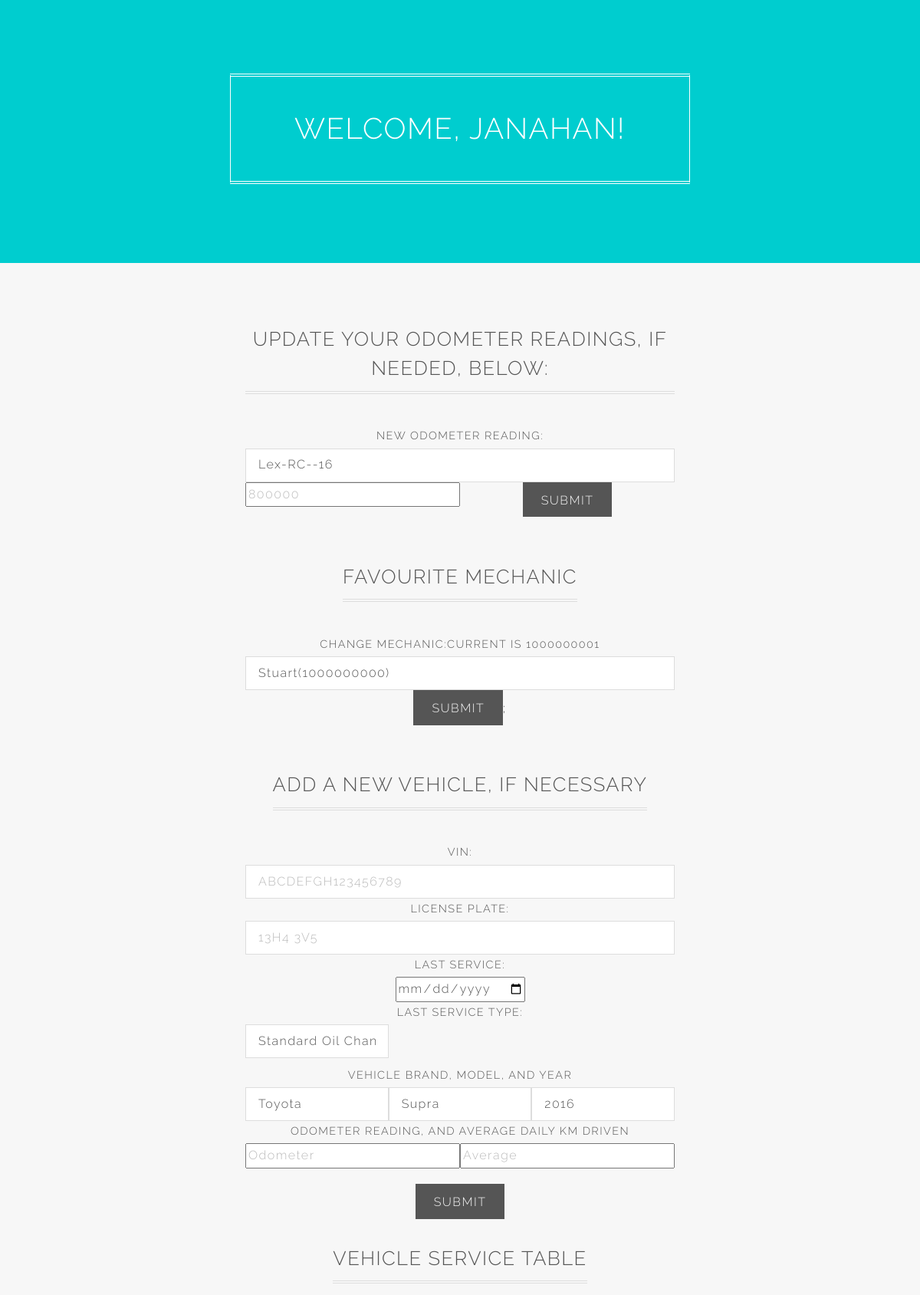
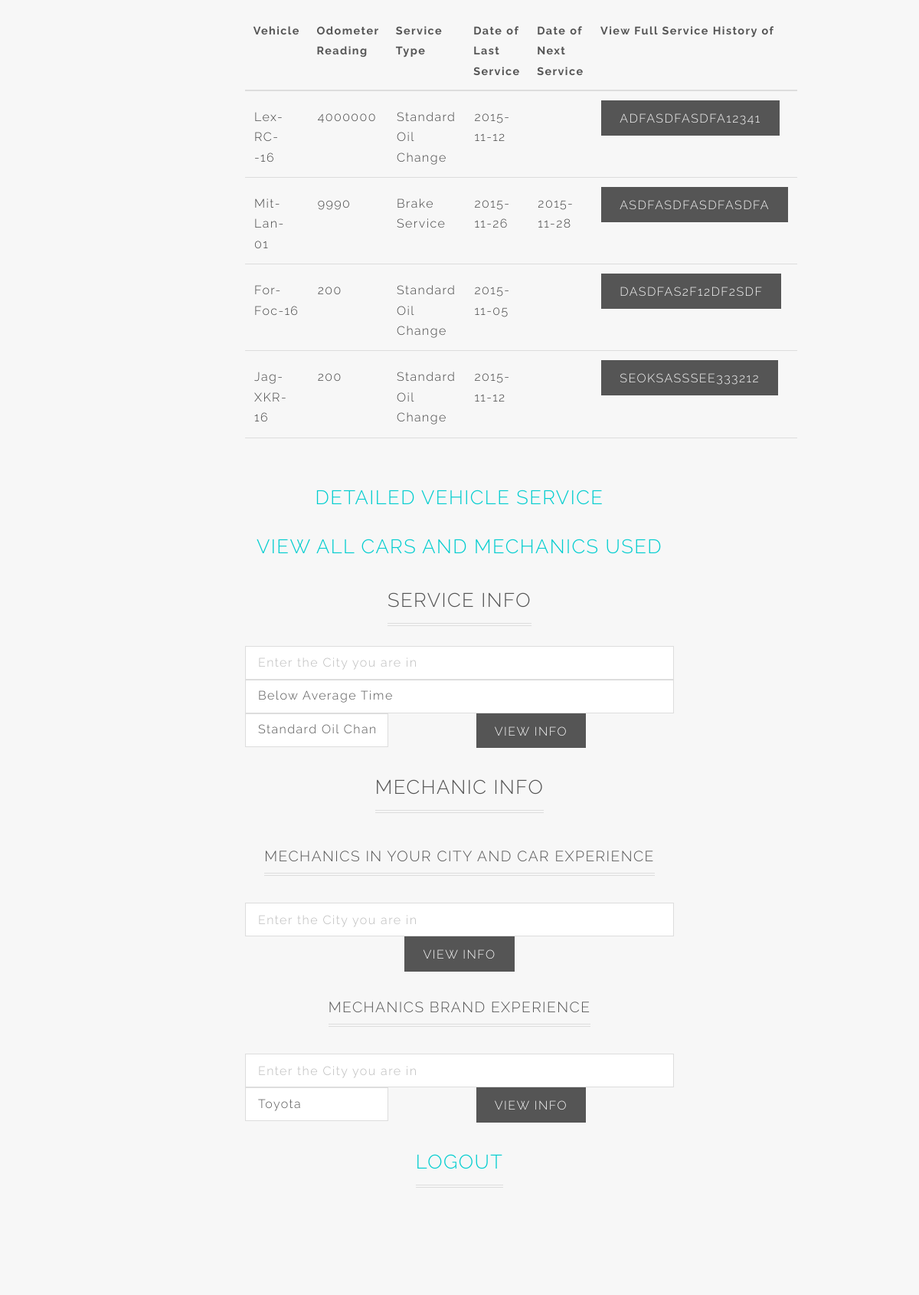
Screenshot of /DriverSignin.php (signed in, upper part) with the database file from the repository (2 pictures, top to bottom).
### tables this page shows
CREATE TABLE `driver` (
  `Driver_Id` int(9) NOT NULL,
  `Driver_Name` varchar(255) NOT NULL,
  `Email` varchar(255) NOT NULL,
  `Phone` varchar(15) NOT NULL,
  `Mechanic_Id` int(10) DEFAULT NULL,
  `Driver_PW` varchar(255) NOT NULL
);

CREATE TABLE `vehicle` (
  `Vehicle_Id` varchar(17) NOT NULL,
  `Driver_Id` int(9) NOT NULL,
  `Vehicle_No` varchar(25) NOT NULL,
  `Odometer_Reading` int(11) NOT NULL,
  `Odometer_Average` int(11) DEFAULT NULL,
  `Last_Service` date NOT NULL,
  `Next_Service` date DEFAULT NULL,
  `Service_Type` varchar(255) NOT NULL
);

### DriverSignin.php (the view, shortened to what this page needs)
<?php require_once('../config.php') ?>
<html>
	<head>
		<link rel="stylesheet" href="assets/css/main.css" />
	</head>
	<body>
	<section id="banner">
		<?php
			$id = (is_numeric($_SESSION["user"]) ? (int)$_SESSION["user"] : 0);
			$sql = "SELECT Driver_Name FROM driver WHERE Driver_Id = $id";
			$result = mysql_query($sql,$conn) or die(mysql_error());
			$row = mysql_fetch_array($result);
			$name = $row['Driver_Name'];
			echo "<h2>Welcome, $name!</h2>";
		?>
	</section>
	<section id="dInfo" class="wrapper style2 special">
		<div class="inner narrow">
			<header>
				<h2>Update your odometer readings, if needed, below: </h2>
			</header>
			<form method="post" action = "updateOdometer.php">
				<div class="form-control narrow">
					<label>New Odometer Reading: </label>
					<select id="VehicleId" name = "VehicleId">
						<?php
							$id = (is_numeric($_SESSION["user"]) ? (int)$_SESSION["user"] : 0);
							$sql="	SELECT Vehicle_Id,Vehicle_No,Odometer_Reading
									FROM Vehicle
									WHERE Driver_Id = $id;
							";
							$result=mysql_query($sql,$conn) or die(mysql_error());
							while ($row = mysql_fetch_array($result)){
								$VID =$row['Vehicle_Id'];
								$VNO =$row['Vehicle_No'];
    							echo "<option value=\"$VID\">$VNO </option>";
							}
						?>
						</select>
					<input id="newKM" name = "newKM" type = "number" placeholder=800000>
					<ul class="actions">
					<li><input value="Submit" type="submit"></li>
					</ul>
				</div>
			</form>
			<br>
		</div>
		<div class="inner narrow">
			<header>
				<h2>Favourite Mechanic</h2>
			</header>
			<form method="post" action = "updateMechanic.php">
				<div class="form-control narrow">
					<label>Change Mechanic:Current is
					<?php
						$id = (is_numeric($_SESSION["user"]) ? (int)$_SESSION["user"] : 0);
						$sql = "SELECT Mechanic_Id FROM driver WHERE Driver_Id = $id";
						$result=mysql_query($sql,$conn) or die(mysql_error());
						while ($row = mysql_fetch_array($result)){
							$mechanic = $row['Mechanic_Id'];
							echo "$mechanic </label>";
						}
					?>
					<select id="MechanicId" name = "MechanicId">
						<?php
							$sql="	SELECT Mechanic_Id,Mechanic_Name
									FROM mechanic
							";
							$result=mysql_query($sql,$conn) or die(mysql_error());
							while ($row = mysql_fetch_array($result)){
								$MID =$row['Mechanic_Id'];
								$Mname =$row['Mechanic_Name'];
    							echo "<option value=\"$MID\">$Mname($MID) </option>";
							}
						?>
						</select>
					<ul class="actions">
						<li><input value="Submit" type="submit">;
					</ul>
				</div>
			</form>
			<br>
		</div>
		<div class="inner narrow">
			<header><h2>Add a new Vehicle, if necessary</h2></header>
				<form id="vehicleForm" method="post" action = "addVehicleValidation.php" enctype="multipart/form-data">
					<div class="form-control narrow">
					<label>VIN: </label>
					<input id="VID" name = "VID" type = "text" placeholder="ABCDEFGH123456789">
				</div>
				<div class="form-control narrow">
					<label>License plate: </label>
					<input id="VLicense" name = "VLicense" type = "text" placeholder="13H4 3V5">
				</div>
				<div class="form-control narrow">
					<label>Last Service: </label>
					<input id="VDate" name = "VDate" type = "date" placeholder="">
				</div>
				<div class="form-control narrow">
					<label>Last Service Type: </label>
					<select name="serviceType" id="serviceType" >
					<?php
						$xml = simplexml_load_file('Services.xml');
						foreach ($xml->Service as $item)
						{
								echo "<option value='".$item ."'>" . $item."</option>";
						}
					?>
					</select>
				</div>
				<br>
				<br>
				<div class="form-control narrow">
					<label>Vehicle Brand, Model, and Year</label>
					<select name="brand" id="brand">
						<?php
							$xml = simplexml_load_file('brand.xml');
							foreach ($xml->option as $item)
							{
   								echo "<option value='".$item ."'>" . $item."</option>";
							}
						?>
					</select>
					<select name="model" id="model">
						<option value="Supra">Supra</option>
					</select>
					<select name="year" id="year">
						<?php
							$xml = simplexml_load_file('year.xml');
							foreach ($xml->option as $item)
							{
   								echo "<option value='".$item ."'>" . $item."</option>";
							}
						?>
					</select>
				</div>
				<div class="form-control narrow">
					<label>Odometer Reading, and Average Daily KM Driven</label>
					<input id="VOdo" name = "VOdo" type = "number" placeholder="Odometer">
					<input id="VAverage" name = "VAverage" type = "number" placeholder="Average">
				</div>
				<br>
				<br>
				<ul class="actions">
					<li><input value="Submit" type="submit"></li>
				</ul>
				</form>
		</div>
		<div class="inner narrow">
			<header><h2>Vehicle Service Table</h2></header>
			<div class="table-wrapper">
				<table  >
					<thead>
						<tr>
							<th>Vehicle</th>
							<th>Odometer Reading</th>
							<th>Service Type</th>
							<th>Date of Last Service</th>
							<th>Date of Next Service</th>
							<th>View Full Service History of</th>
						</tr>
					</thead>
					<tbody>
						<?php
							$id = (is_numeric($_SESSION["user"]) ? (int)$_SESSION["user"] : 0);
							$sql="	SELECT Vehicle_Id,Vehicle_No,Odometer_Reading,service_Type,Last_Service,Next_Service
									FROM Vehicle
									WHERE Driver_Id = $id;
							";
							$result=mysql_query($sql,$conn) or die(mysql_error());
							while ($row = mysql_fetch_array($result)){
								$VID =$row['Vehicle_Id'];
								$VNO =$row['Vehicle_No'];
								$Vodo = $row['Odometer_Reading'];
								$service = $row['service_Type'];
								$Lservice =$row['Last_Service'];
								$Nservice= $row['Next_Service'];
    							echo "	<form method=\"post\" action = \"viewSerivce.php\" enctype=\"multipart/form-data\">
    									<tr>
    									<td >$VNO</td>
										<td>$Vodo</td>
										<td>$service</td>
										<td>$Lservice</td>
										<td>$Nservice</td>
										<td><ul class=\"actions\">
												<li><input id='submit' type='submit' name = 'submit' value = $VID></li>
											</ul>
										</td>
										</tr>
										</form>
									";
							}
						?>
					</tbody>
				</table>
				<br>
				<ul class="actions">
					<h2><a href="viewAllVehicleServices.php">Detailed Vehicle Service</a></h2>
					<h2><a href="MechCar.php">View All Cars and Mechanics Used</a></h2>
				</ul>
			</div>
		</div>
		<div class="inner narrow">
			<header><h2>Service Info</h2><header>
			<form id="typeService" method="post" action = "Services.php" enctype="multipart/form-data">
			<div class="form-control narrow">
				<input id="city" name = "city" type = "text" placeholder="Enter the City you are in">
				<select name = "type" id = "type">
					<option value = 2> Below Average Time </option>
				</select>
				<select name="serviceType" id="serviceType">
					<?php
						$xml = simplexml_load_file('Services.xml');
						foreach ($xml->Service as $item)
						{
								echo "<option value='".$item ."'>" . $item."</option>";
						}
					?>
				</select>
				<br>
				<ul class="actions">
					<li><input value="View Info" type="submit"></li>
				</ul>
				</div>
			</form>
		</div>
		<div class="inner narrow">
			<header><h2>Mechanic Info</h2></header>
			<form id="cityMech" method="post" action = "cityMech.php" enctype="multipart/form-data">
				<div class="form-control narrow">
				<header><h3>Mechanics in Your City and Car Experience</h3></header>
				<input id="city" name = "city" type = "text" placeholder="Enter the City you are in">
				<ul class="actions">
					<li><input value="View Info" type="submit"></li>
				</ul>
			</div>
			</form>
			<form id="experience" method="post" action = "experienceMech.php" enctype="multipart/form-data">
				<div class="form-control narrow">
				<header><h3>Mechanics Brand Experience</h3></header>
				<input id="city" name = "city" type = "text" placeholder="Enter the City you are in">
				<select name="brand" id="brand">
						<?php
							$xml = simplexml_load_file('brand.xml');
							foreach ($xml->option as $item)
							{
   								echo "<option value='".$item ."'>" . $item."</option>";
							}
						?>
				</select>
				<ul class="actions">
					<li><input value="View Info" type="submit"></li>
				</ul>
			</div>
			</form>
		</div>
		<header><h2><a href="Logout.php">Logout</a></h2></header>
		<br>
		<br>
	</section>
</html>

### rows the page displays
driver: Driver_Name "JANAHAN", Mechanic_Id "1000000001"
vehicle: Vehicle_No "Lex-RC--16", Odometer_Reading "4000000", Service_Type "Standard Oil Change", Last_Service "2015-11-12", submit "adfasdfasdfa12341"
vehicle: Vehicle_No "Mit-Lan-01", Odometer_Reading "9990", Service_Type "Brake Service", Last_Service "2015-11-26", Next_Service "2015-11-28", submit "asdfasdfasdfasdfa"
vehicle: Vehicle_No "For-Foc-16", Odometer_Reading "200", Service_Type "Standard Oil Change", Last_Service "2015-11-05", submit "dasdfas2f12df2sdf"
vehicle: Vehicle_No "Jag-XKR-16", Odometer_Reading "200", Service_Type "Standard Oil Change", Last_Service "2015-11-12", submit "seoksasssee333212"

### other values shown
form field VehicleId "Lex-RC--16"
form field MechanicId "Stuart(1000000000)"
form field serviceType "Standard Oil Change"
form field brand "Toyota"
form field year "2016"
